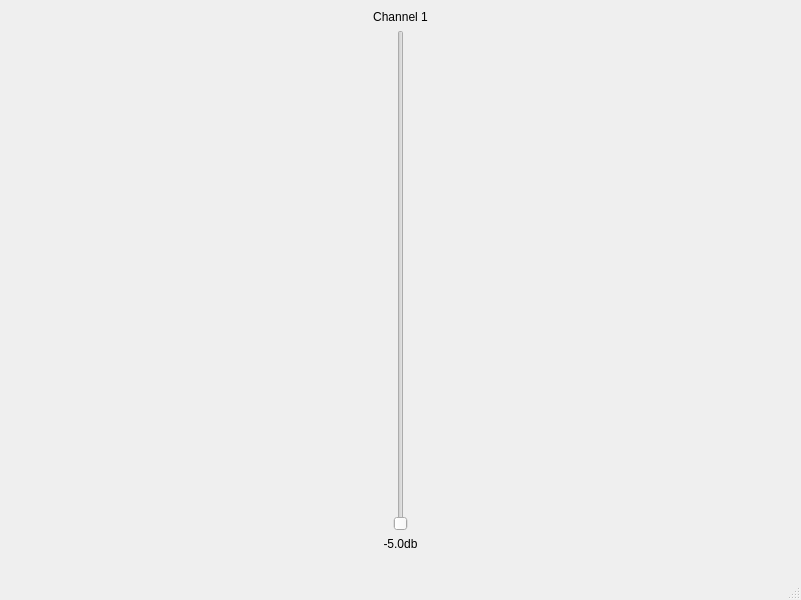
<?xml version="1.0" encoding="UTF-8"?>
<ui version="4.0">
 <class>MainWindow</class>
 <widget class="QMainWindow" name="MainWindow">
  <property name="geometry">
   <rect>
    <x>0</x>
    <y>0</y>
    <width>801</width>
    <height>600</height>
   </rect>
  </property>
  <property name="windowTitle">
   <string>MainWindow</string>
  </property>
  <widget class="QWidget" name="centralwidget">
   <widget class="QWidget" name="horizontalLayoutWidget">
    <property name="geometry">
     <rect>
      <x>0</x>
      <y>0</y>
      <width>801</width>
      <height>561</height>
     </rect>
    </property>
    <layout class="QHBoxLayout" name="horizontalLayout">
     <property name="sizeConstraint">
      <enum>QLayout::SetNoConstraint</enum>
     </property>
     <item>
      <widget class="QFrame" name="channel1Frame">
       <property name="maximumSize">
        <size>
         <width>75</width>
         <height>16777215</height>
        </size>
       </property>
       <layout class="QVBoxLayout" name="faderLayout" stretch="0,0,0">
        <property name="spacing">
         <number>-1</number>
        </property>
        <property name="sizeConstraint">
         <enum>QLayout::SetNoConstraint</enum>
        </property>
        <property name="leftMargin">
         <number>5</number>
        </property>
        <property name="topMargin">
         <number>10</number>
        </property>
        <property name="rightMargin">
         <number>5</number>
        </property>
        <property name="bottomMargin">
         <number>10</number>
        </property>
        <item>
         <widget class="QLabel" name="channel1Label">
          <property name="maximumSize">
           <size>
            <width>75</width>
            <height>16777215</height>
           </size>
          </property>
          <property name="text">
           <string>Channel 1</string>
          </property>
          <property name="alignment">
           <set>Qt::AlignCenter</set>
          </property>
         </widget>
        </item>
        <item>
         <widget class="QSlider" name="channel1Fader">
          <property name="sizePolicy">
           <sizepolicy hsizetype="Fixed" vsizetype="Expanding">
            <horstretch>0</horstretch>
            <verstretch>0</verstretch>
           </sizepolicy>
          </property>
          <property name="maximumSize">
           <size>
            <width>75</width>
            <height>16777215</height>
           </size>
          </property>
          <property name="orientation">
           <enum>Qt::Vertical</enum>
          </property>
         </widget>
        </item>
        <item>
         <widget class="QLabel" name="channel1Level">
          <property name="maximumSize">
           <size>
            <width>75</width>
            <height>16777215</height>
           </size>
          </property>
          <property name="text">
           <string>-5.0db</string>
          </property>
          <property name="alignment">
           <set>Qt::AlignCenter</set>
          </property>
         </widget>
        </item>
       </layout>
      </widget>
     </item>
    </layout>
   </widget>
  </widget>
  <widget class="QMenuBar" name="menubar">
   <property name="geometry">
    <rect>
     <x>0</x>
     <y>0</y>
     <width>801</width>
     <height>24</height>
    </rect>
   </property>
  </widget>
  <widget class="QStatusBar" name="statusbar"/>
 </widget>
 <resources/>
 <connections/>
</ui>
